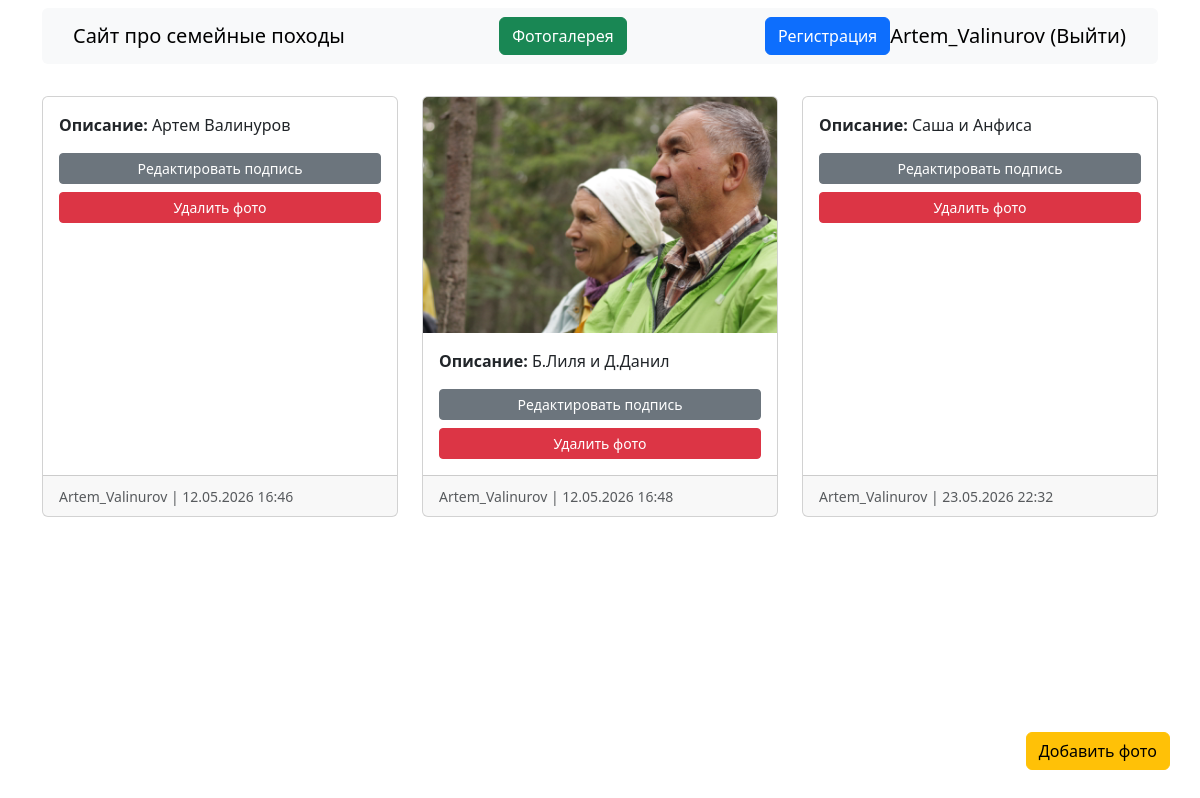
Screenshot of /photogalery (signed in) with the database file from the repository.
### data/users.py (models this page shows, shortened)
class User(SqlAlchemyBase, UserMixin):
    __tablename__ = 'users'
    id = sa.Column(sa.Integer, primary_key=True, autoincrement=True)
    nickname = sa.Column(sa.String, unique=True, index=True)
    hashed_password = sa.Column(sa.String)
    email = sa.Column(sa.String, unique=True)
    about = sa.Column(sa.String)
    created_date = sa.Column(sa.DateTime, default=dt.datetime.now)
    mems = orm.relationship('Mem', back_populates='user')
    role = sa.Column(sa.String, default='edit')

### data/mems.py (models this page shows)
class Mem(SqlAlchemyBase):
    __tablename__ = 'mems'
    id = sa.Column(sa.Integer, primary_key=True, autoincrement=True)
    description = sa.Column(sa.String)
    image = sa.Column(sa.String)
    created = sa.Column(sa.DateTime, default=dt.datetime.now)
    creator = sa.Column(sa.Integer, sa.ForeignKey('users.id'))
    user = orm.relationship('User', back_populates='mems')

### app.py (the view)
@app.route('/photogalery')
def photogalery():
    db_sess = db_session.create_session()
    mems = db_sess.query(Mem).all()
    return render_template('photogalery.html', title='Фотогалерея', mems=mems)

### app.py (called while the page is built)
@login_manager.user_loader
def load_user(user_id):
    db_sess = db_session.create_session()
    return db_sess.get(User, user_id)

@app.teardown_appcontext
def shutdown_session(exception=None):
    db_session.create_session().close()

### data/db_session.py (called while the page is built)
def create_session() -> Session:
    global __factory
    return __factory()

### templates/photogalery.html (shortened to what this page needs)
{% extends "base.html" %}
{% block content %}
<div class="row row-cols-1 row-cols-md-3 g-4 mt-2">
    {% for mem in mems %}
    <div class="col">
        <div class="card h-100">
            <img src="{{ url_for('static', filename='uploads/' + mem.image) }}"
                 alt="{{ mem.title }}"
                 class="card-img-top"
                 style="cursor: zoom-in;"
                 data-bs-toggle="modal"
                 data-bs-target="#imageModal"
                 onclick="openModal(this.src)">
            <div class="card-body">
                <p class="card-text"><strong>Описание:</strong> {{ mem.description }}</p>
                {% if current_user.is_authenticated and (current_user.id|string == mem.creator|string or current_user.role == "root") %}
                    <div class="mt-3 d-flex flex-column gap-2">
                        <details class="w-100">
                            <summary class="btn btn-secondary btn-sm text-white w-100" style="list-style: none; text-align: center; cursor: pointer;">
                                Редактировать подпись
                            </summary>
                        </details>
                        <form action="/delete/{{ mem.id }}" method="POST" class="w-100">
                            <button type="submit"
                                    class="btn btn-danger btn-sm w-100"
                                    onclick="return confirm('Вы уверены, что хотите удалить эту фотографию?');">
                                Удалить фото
                            </button>
                        </form>
                    </div>
                {% endif %}
            </div>
            <div class="card-footer text-muted">
                <small>{{ mem.user.nickname }} | {{ mem.created.strftime('%d.%m.%Y %H:%M') }}</small>
            </div>
        </div>
    </div>
    {% endfor %}
</div>
{% if current_user.is_authenticated %}
    <a class="btn btn-warning" href="/add" style="position: fixed; bottom: 30px; right: 30px; z-index: 1000;">Добавить фото</a>
{% endif %}
{% endblock %}

### templates/base.html (shortened to what this page needs)
<!DOCTYPE html>
<html lang="ru">
<head>
    <link href="https://cdn.jsdelivr.net/npm/bootstrap@5.3.3/dist/css/bootstrap.min.css" rel="stylesheet">
</head>
<body>
    <header>
    <div class="container d-flex justify-content-center mt-2">
    <nav class="navbar navbar-light bg-light rounded px-3 w-100" style="max-width: 1500px;">
        <a class="navbar-brand" href="/" style="margin-left: 15px">Сайт про семейные походы</a>
        <a class="btn btn-success" href="/photogalery">Фотогалерея</a>
        <div class="d-flex align-items-center">
                {% if current_user.is_authenticated %}
                    {% if current_user.role=="root" %}
                    <a class="btn btn-primary" href="/register">Регистрация</a>
                    {% endif %}
                <a class="navbar-brand" href="/logout">{{ current_user.nickname }} (Выйти)</a>
            {% endif %}
        </div>
    </nav>
    </div>
    </header>
    <main role="main" class="container">
        {% block content %}{% endblock %}
    </main>
</body>
</html>

### rows the page displays
User: nickname "Artem_Valinurov"
Mem: description "Артем Валинуров", user.nickname "Artem_Valinurov", created "12.05.2026 16:46"
Mem: image (picture), description "Б.Лиля и Д.Данил", user.nickname "Artem_Valinurov", created "12.05.2026 16:48"
Mem: description "Саша и Анфиса", user.nickname "Artem_Valinurov", created "23.05.2026 22:32"
